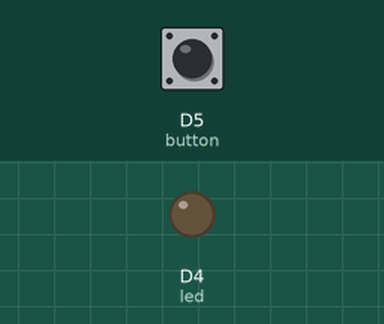
Simulated run of this sketch. Board: ESP8266 (NodeMCU). Shown: output pins drawn as LEDs (lit = HIGH). Inputs (shaded band) come from the test bench; at power-on: D5 (button) LOW.

Above: at 1.2 s.
1.3 s: D5 (button) pulled HIGH for 0.15 s
At 1.42 s:
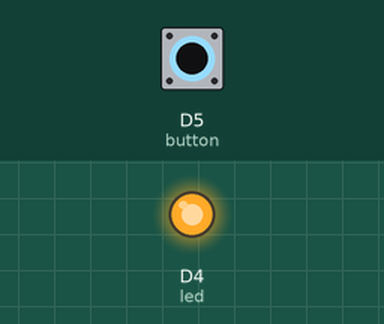
3.0 s: D5 (button) pulled HIGH for 3.2 s
At 6.5 s:
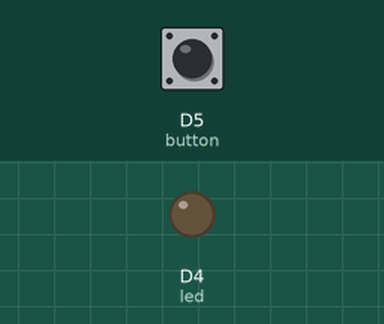
Timing chart, 0 to 8.0 s (numbered marks = the images above; inputs shaded):
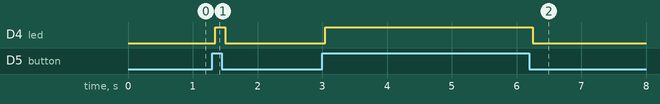

The sketch:

taster_led.ino
```cpp
#include <Bounce2.h>

#define button D5
#define led D4

Bounce btn = Bounce(button, 50);

void setup() {
  Serial.begin(9600);
  pinMode(button, INPUT);
  pinMode(led, OUTPUT);
}

void loop() {
  btn.update();
  if(btn.rose()){
    digitalWrite(led, HIGH);
  }

  if(btn.fell()){
    digitalWrite(led, LOW);
  }

}
```

Measured:
- after the input at 1.3 s, D4 (led): LOW → HIGH after 0.05 s, → LOW 0.15 s later
- after the input at 3.0 s, D4 (led): LOW → HIGH after 0.05 s, → LOW 3.2 s later
